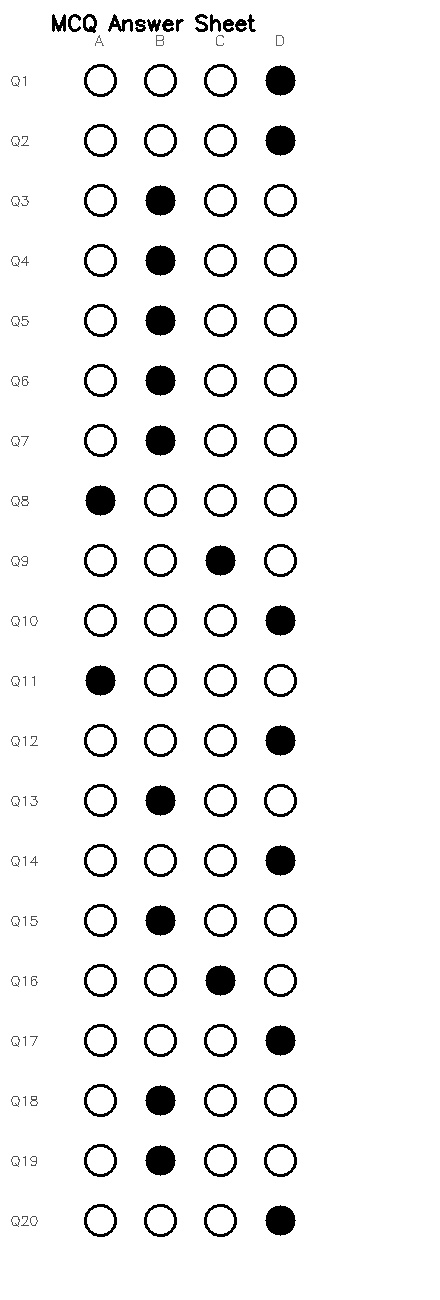
#> input picture dataset/sample_sheet.jpg, 440 x 1300 px
$ python -i scanner.py   (imports and definitions only)
#> lines starting #> are read from the running program, lines starting #| are printed output that depends on the picture; after the words box and inside, x2 and y2 are one past the last pixel; in counts of white or black regions, pixels touching at a corner belong together
#> further down, picture is the input picture: shape (1300, 440, 3); min 0, max 255, mean 240.1
"""
scanner.py
==========
Handles image scanning and perspective (warp) correction.
Finds the largest 4-cornered contour (the answer sheet) and
applies a bird's-eye-view perspective transform.
"""

import cv2
import numpy as np


def order_points(pts):
    """
    Order 4 corner points as: top-left, top-right, bottom-right, bottom-left.
    """
    rect = np.zeros((4, 2), dtype="float32")
    s    = pts.sum(axis=1)
    diff = np.diff(pts, axis=1)

    rect[0] = pts[np.argmin(s)]     # top-left     (smallest x+y)
    rect[2] = pts[np.argmax(s)]     # bottom-right (largest  x+y)
    rect[1] = pts[np.argmin(diff)]  # top-right    (smallest x-y)
    rect[3] = pts[np.argmax(diff)]  # bottom-left  (largest  x-y)
    return rect


def four_point_transform(image, pts):
    """
    Apply perspective transform to get a top-down view of the sheet.
    """
    rect = order_points(pts)
    (tl, tr, br, bl) = rect

    # Compute output width and height
    widthA  = np.linalg.norm(br - bl)
    widthB  = np.linalg.norm(tr - tl)
    maxW    = max(int(widthA), int(widthB))

    heightA = np.linalg.norm(tr - br)
    heightB = np.linalg.norm(tl - bl)
    maxH    = max(int(heightA), int(heightB))

    dst = np.array([
        [0,        0       ],
        [maxW - 1, 0       ],
        [maxW - 1, maxH - 1],
        [0,        maxH - 1]
    ], dtype="float32")

    M       = cv2.getPerspectiveTransform(rect, dst)
    warped  = cv2.warpPerspective(image, M, (maxW, maxH))
    return warped


def scan_and_warp(image, debug=False):
    """
    Find the answer sheet in the image and return a warped (top-down) version.

    Steps:
        1. Resize for consistent processing
        2. Grayscale + Gaussian blur
        3. Canny edge detection
        4. Find contours → pick largest 4-sided contour
        5. Apply perspective transform

    Returns:
        warped image (ndarray) or None if sheet boundary not found.
    """
#> called with debug = False
    orig   = image.copy()
    ratio  = image.shape[0] / 500.0
#> ratio = 2.6
    resized = cv2.resize(image, (int(image.shape[1] / ratio), 500))
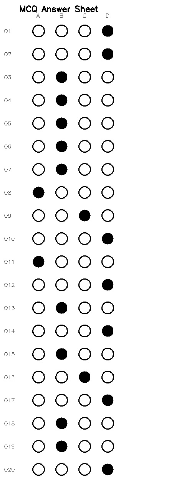
#> resized: shape (500, 169, 3); min 0, max 255, mean 240.1

    # Step 1: Grayscale + blur
    gray    = cv2.cvtColor(resized, cv2.COLOR_BGR2GRAY)
    blurred = cv2.GaussianBlur(gray, (5, 5), 0)
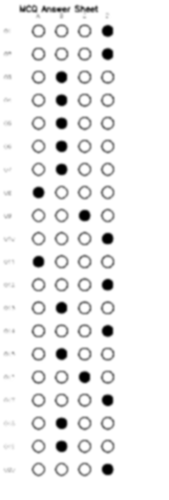
#> blurred: shape (500, 169); min 0, max 255, mean 240.1

    # Step 2: Edge detection
    edged   = cv2.Canny(blurred, 75, 200)
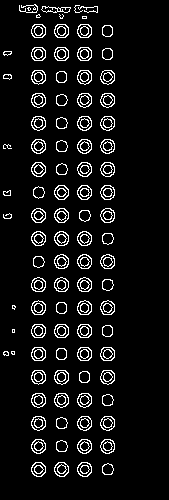
#> edged: shape (500, 169); 7.5% white in thin lines or dots, all inside (x1, y1, x2, y2) = (3, 4, 115, 477)

    if debug:
        cv2.imshow("Edges", edged)

    # Step 3: Find contours
    contours, _ = cv2.findContours(edged.copy(), cv2.RETR_LIST, cv2.CHAIN_APPROX_SIMPLE)
#> contours = 312 contours, 23 with area under 20; largest, box (x1, y1, x2, y2) and area: (54, 370, 69, 385) 163, (77, 300, 92, 315) 163, (77, 116, 92, 131) 163, (77, 70, 92, 85) 163, (77, 462, 92, 477) 162
    contours     = sorted(contours, key=cv2.contourArea, reverse=True)[:5]
#> contours = 5 contours; box (x1, y1, x2, y2) and area: (54, 370, 69, 385) 163, (77, 300, 92, 315) 163, (77, 116, 92, 131) 163, (77, 70, 92, 85) 163, (77, 462, 92, 477) 162

    sheet_contour = None
    for c in contours:
        peri   = cv2.arcLength(c, True)
        approx = cv2.approxPolyDP(c, 0.02 * peri, True)

        if len(approx) == 4:           # Found a 4-cornered shape
            sheet_contour = approx
            break
#> this loop made 5 passes
#> peri on passes 1 to 5: 47.8, 47.8, 47.8, 47.8, 47.21

    if sheet_contour is None:
        # Fallback: No boundary found. Maybe the image IS the sheet?
        # (Common for high-quality scans or digital uploads)
        return image

    # Scale back to original image coordinates
    sheet_contour = sheet_contour.reshape(4, 2) * ratio

    # Step 4: Apply perspective transform
    warped = four_point_transform(orig, sheet_contour)
    return warped

>>> import cv2
>>> picture = cv2.imread('../dataset/sample_sheet.jpg')
>>> result = scan_and_warp(picture)
